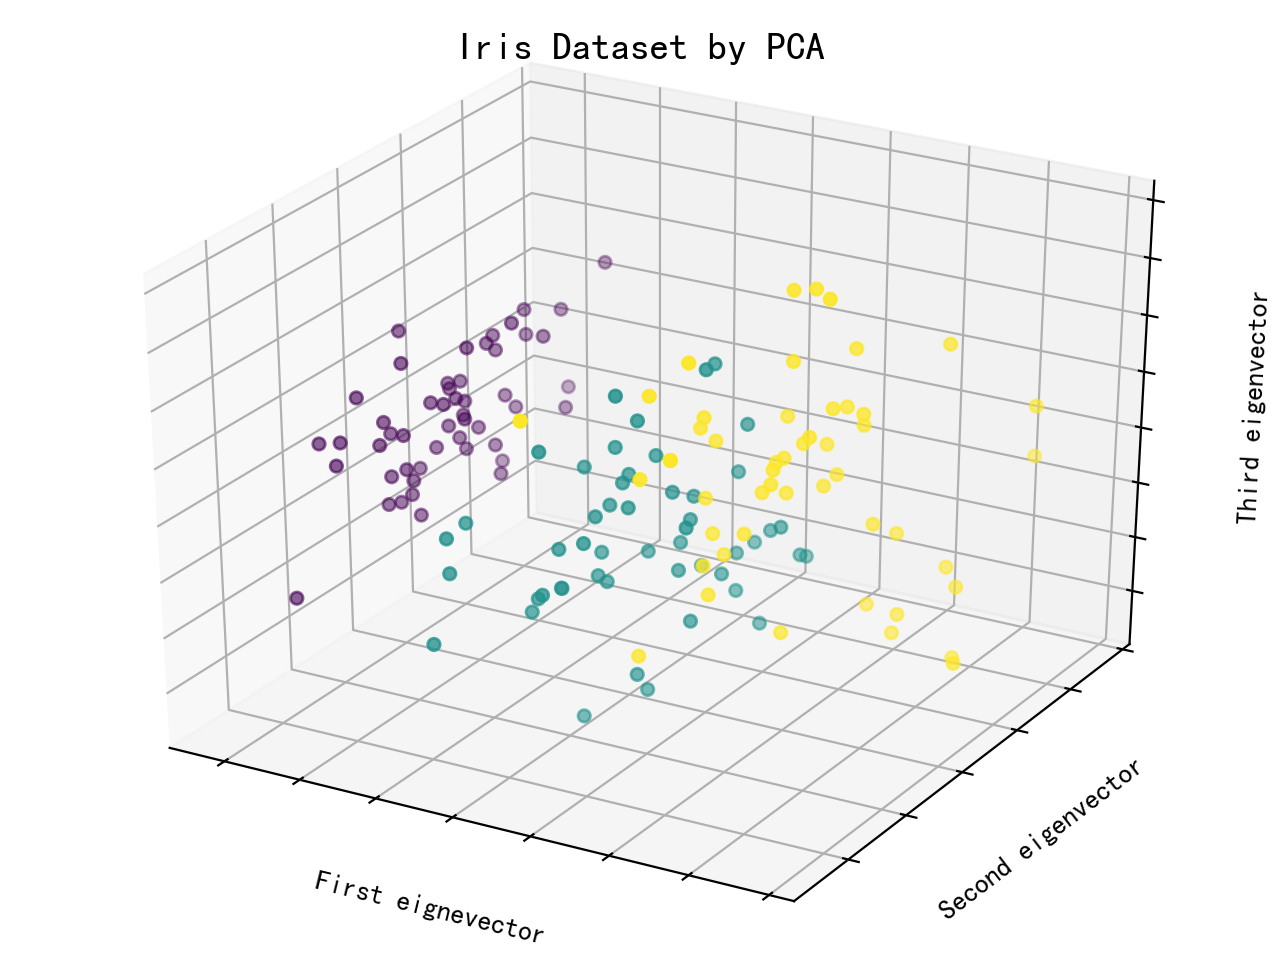

Generate this figure with Python:
import matplotlib.pyplot as plt
from sklearn import datasets
from mpl_toolkits.mplot3d import Axes3D
from sklearn.decomposition import PCA

iris =datasets.load_iris()
x = iris.data[:,1]
y = iris.data[:,2]
species = iris.target
x_reduced = PCA(n_components=3).fit_transform(iris.data)

fig = plt.figure()
ax = Axes3D(fig)
ax.set_title('Iris Dataset by PCA', size=14)
ax.scatter(x_reduced[:,0],x_reduced[:,1],x_reduced[:,2],c=species)
ax.set_xlabel('First eignevector')
ax.set_ylabel('Second eigenvector')
ax.set_zlabel('Third eigenvector')

ax.w_xaxis.set_ticklabels(())
ax.w_yaxis.set_ticklabels(())
ax.w_zaxis.set_ticklabels(())
plt.show()
